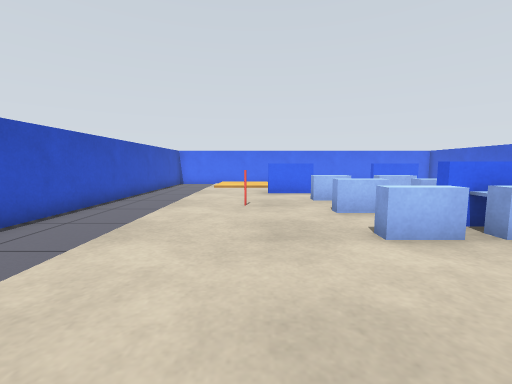
view 1 (above)

14 first-person views from a walk through a Gazebo world. The camera is 0.69 m above the floor, tilts 6° down and sees 90° across. The floor is counted in squares, 0.5 m on a side. Each view is taken from the middle of a square. On the plan, view 1 faces up. The plan holds only what a view shows up to about 13 squares ahead; the rest is blank.

view 2
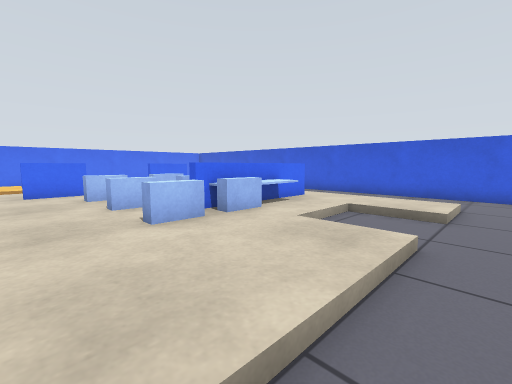

view 3
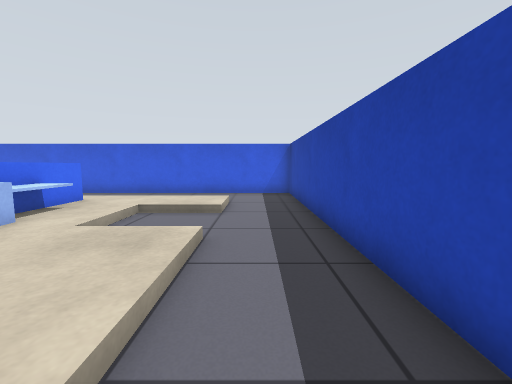

view 4
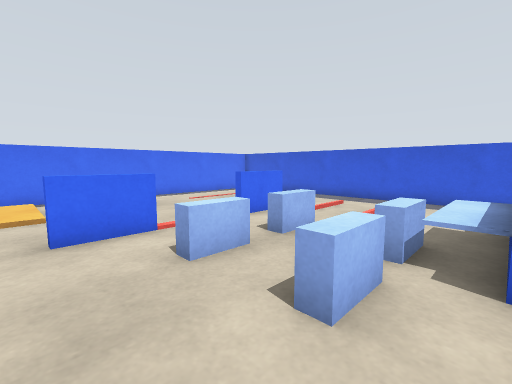

view 5
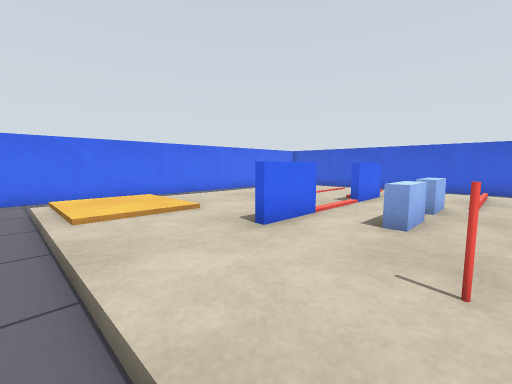

view 6
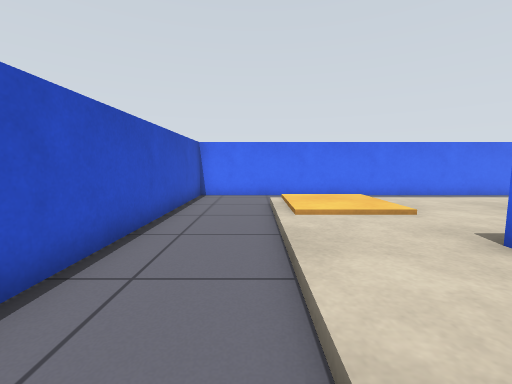

view 7
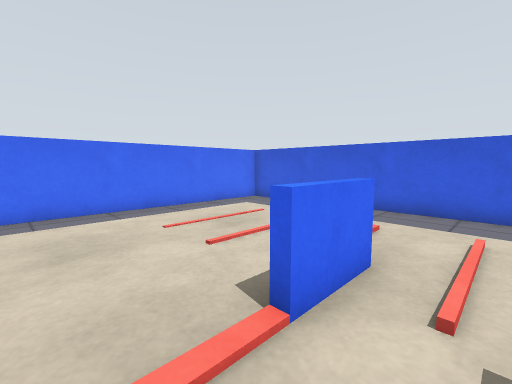

view 8
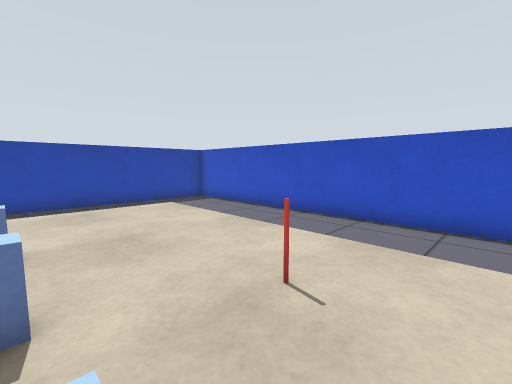

view 9
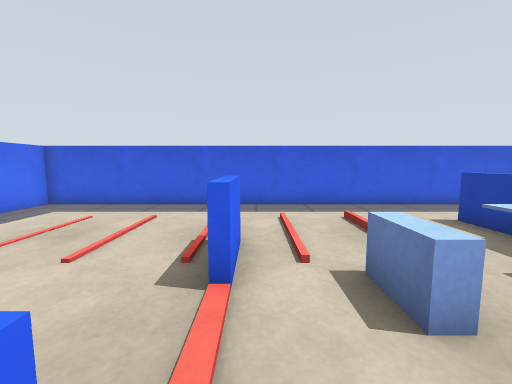

view 10
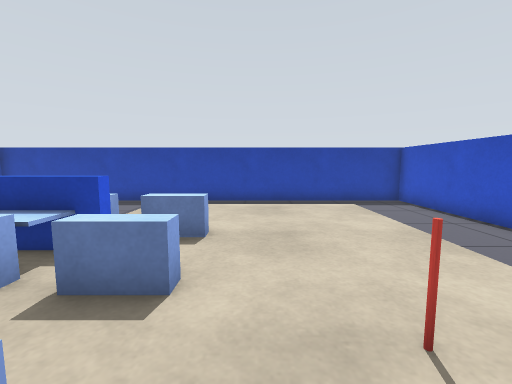

view 11
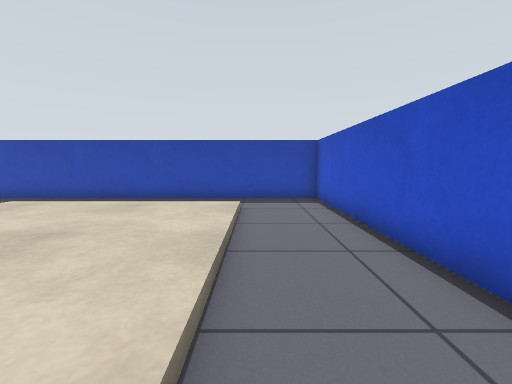

view 12
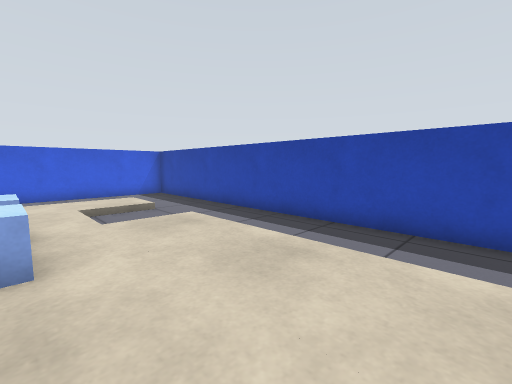

view 13
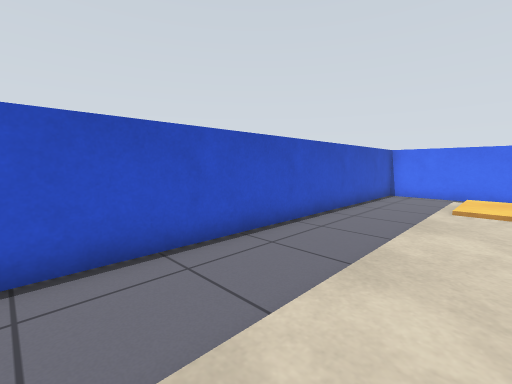

view 14
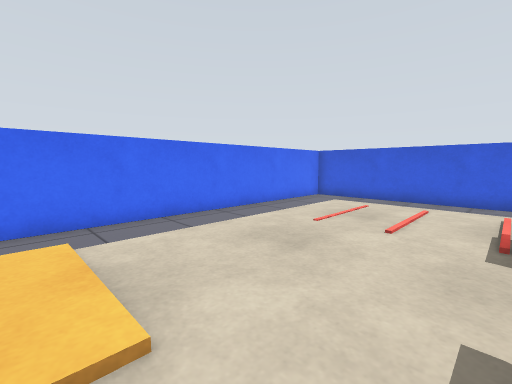

### Floor plan
Key: @ floor where view 1 was taken; # wall or solid block; . main floor; : floor 0.1 m higher than the main floor; + floor 0.15 m higher than the main floor; * floor 0.2 m higher than the main floor; / step, stairs or slope; = window, fence, low wall or low ledge; B blue box; P pole.
Columns run from 6 left of view 1 to 13 right of it. Each row starts with its distance up from view 1.
 19 ####################
 18 #.... .............#
 17 #.... .............#
 16 #...**////////// ..#
 15 #...***::::::::: ..#
 14 #...***::::::::: ..#
 13 #...***::::::::: ..#
 12 #...:::::::::::: ..#
 11 #...:::==::==++: ..#
 10 #...:::::::::::: ..#
  9 #...:::::::::::: ..#
  8 #...::::BBBB:::: ..#
  7 #...::P::::::::: ..#
  6 #...::::BBB==::: ..#
  5 #...::::::###==: ..#
  4 #...::::BBB==::: ..#
  3 #...:::::::::::: ..#
  2 #...:::::::...::  .#
  1 #...        ..    .#
  0 #...  @////...//...#
 -1 #..................#
 -2 #..................#
 -3 ####################

Positions as (right, up) in squares from view 1, and headings:
1: (0, 0), facing up
2: (0, -1), facing up-right
3: (0, -1), facing right
4: (0, 5), facing up-right
5: (-3, 7), facing up-right
6: (-3, 7), facing up
7: (3, 9), facing up-right
8: (2, 9), facing down-left
9: (2, 10), facing right
10: (1, 9), facing down
11: (-3, 8), facing down
12: (-2, 4), facing down-right
13: (-1, 4), facing up-left
14: (0, 11), facing up-right
